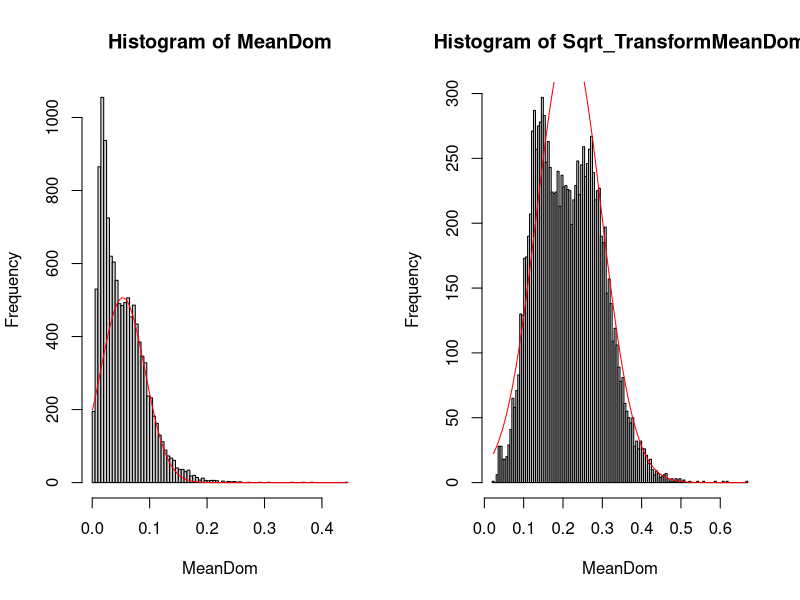
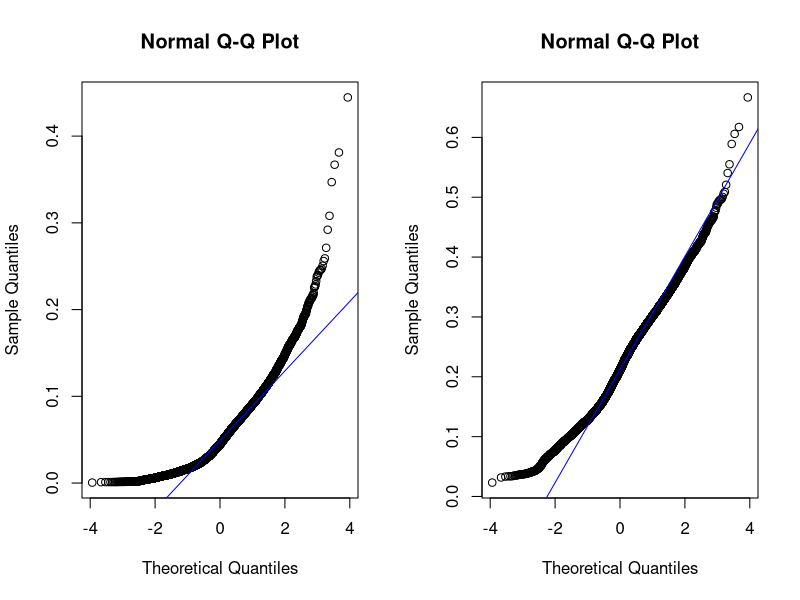
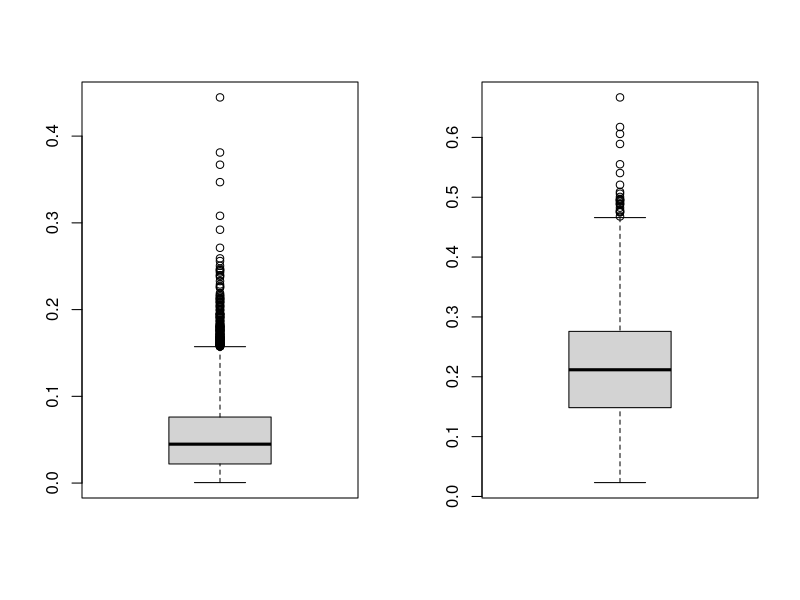
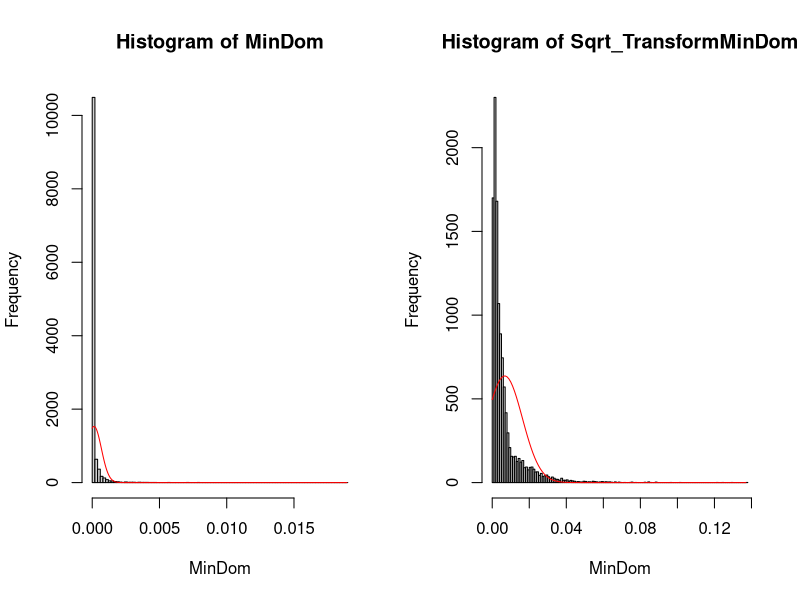
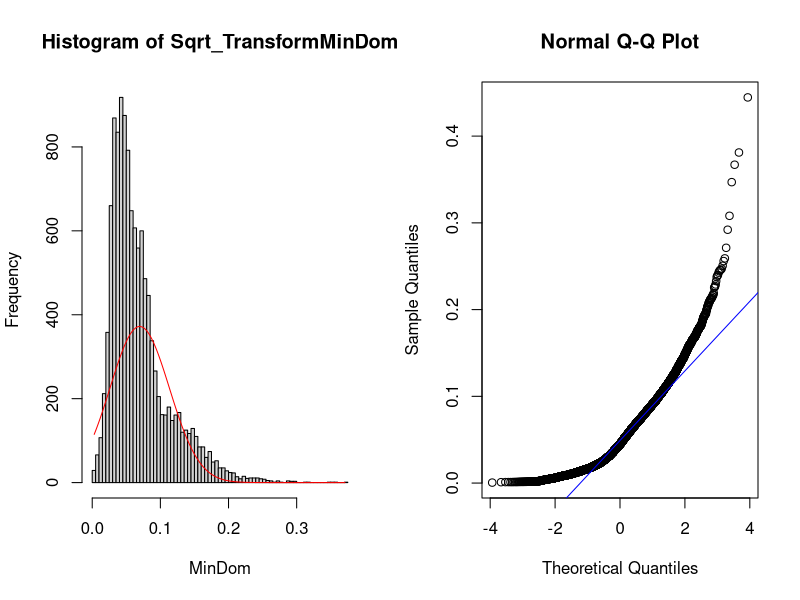
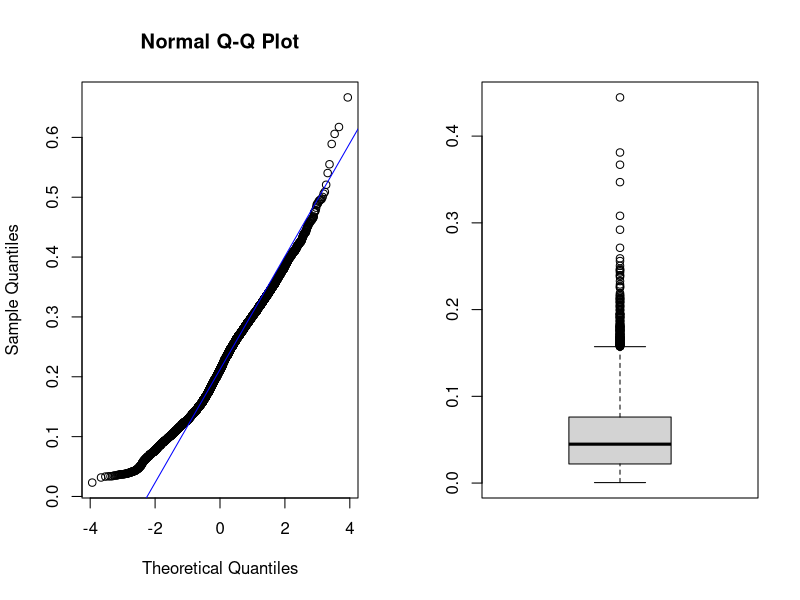
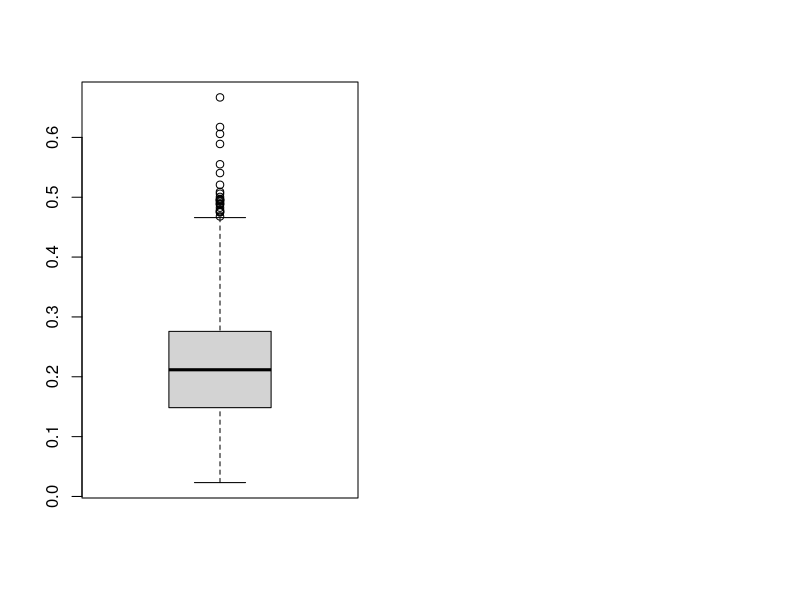

Reproduce these figures in R, in order.
voice <- read.csv("data/train.csv", header = TRUE)
str(voice)

#meandom 
md <- voice$meandom

# A summary of the variable is shown
summary(md)
length(md)
null_counts <- sum(is.na(md))
print(null_counts)

# Set up plotting layout with one row and two columns
par(mfrow = c(1, 2)) 

# Histplot + Impose a normal curve on the histogram
hist(md, breaks = as.integer(sqrt(length(md))), main = "Histogram of MeanDom", xlab = "MeanDom")

xpt = seq(min(md), max(md), by = 0.001)
n_den = dnorm(xpt, mean = mean(md), sd = sd(md))
ypt = n_den * length(md) * ((max(md)-min(md))/as.integer(sqrt(length(md))))
lines(xpt, ypt, col = "red")

# Apply square root transform
sqrt_md = sqrt(md)
hist(sqrt_md, breaks = as.integer(sqrt(length(sqrt_md))), main = "Histogram of Sqrt_TransformMeanDom", xlab = "MeanDom")
xpt = seq(min(sqrt_md), max(sqrt_md), by = 0.001)
n_den = dnorm(xpt, mean = mean(sqrt_md), sd = sd(sqrt_md))
ypt = n_den * length(sqrt_md) * ((max(sqrt_md)-min(sqrt_md))/as.integer(sqrt(length(sqrt_md))))
lines(xpt, ypt, col = "red")

qqnorm(md)
qqline(md, col="blue")

qqnorm(sqrt_md)
qqline(sqrt_md, col="blue")

boxplot(md) 
boxplot(sqrt_md) 


# mindom
mindom <- voice$mindom

summary(mindom)
length(mindom)

# Set up plotting layout with one row and two columns
par(mfrow = c(1, 2)) 

# Histplot + Impose a normal curve on the histogram
hist(mindom, breaks = as.integer(sqrt(length(mindom))), main = "Histogram of MinDom", xlab = "MinDom")

xpt = seq(min(mindom), max(mindom), by = 0.000001)
n_den = dnorm(xpt, mean = mean(mindom), sd = sd(mindom))
ypt = n_den * length(mindom) * ((max(mindom)-min(mindom))/as.integer(sqrt(length(mindom))))
lines(xpt, ypt, col = "red")

# Apply square root transform
sqrt_mindom = sqrt(mindom)
hist(sqrt_mindom, breaks = as.integer(sqrt(length(sqrt_mindom))), main = "Histogram of Sqrt_TransformMinDom", xlab = "MinDom")
xpt = seq(min(sqrt_mindom), max(sqrt_mindom), by = 0.001)
n_den = dnorm(xpt, mean = mean(sqrt_mindom), sd = sd(sqrt_mindom))
ypt = n_den * length(sqrt_mindom) * ((max(sqrt_mindom)-min(sqrt_mindom))/as.integer(sqrt(length(sqrt_mindom))))
lines(xpt, ypt, col = "red")

sqrt_mindom = sqrt(sqrt_mindom)
hist(sqrt_mindom, breaks = as.integer(sqrt(length(sqrt_mindom))), main = "Histogram of Sqrt_TransformMinDom", xlab = "MinDom")
xpt = seq(min(sqrt_mindom), max(sqrt_mindom), by = 0.001)
n_den = dnorm(xpt, mean = mean(sqrt_mindom), sd = sd(sqrt_mindom))
ypt = n_den * length(sqrt_mindom) * ((max(sqrt_mindom)-min(sqrt_mindom))/as.integer(sqrt(length(sqrt_mindom))))
lines(xpt, ypt, col = "red")

qqnorm(md)
qqline(md, col="blue")

qqnorm(sqrt_md)
qqline(sqrt_md, col="blue")

boxplot(md) 
boxplot(sqrt_md)
